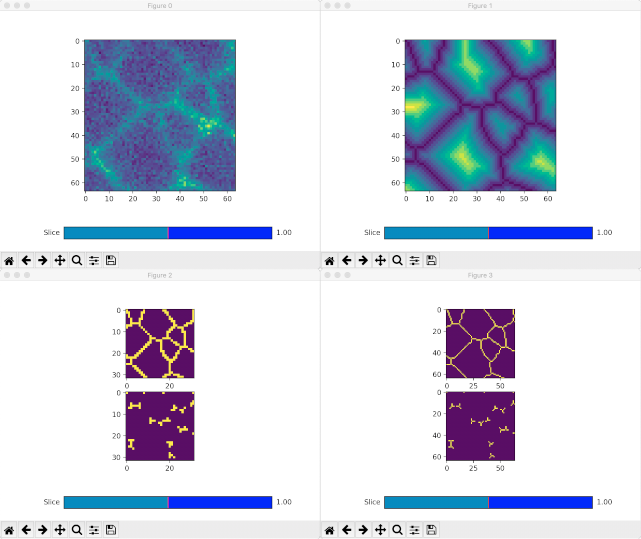
#> input picture src/unetsl/cerberus/images/inspection.png, 641 x 539 px; its folder holds only this picture in this run
$ python -i comparisons.py   (imports and definitions only)   (older library calls are emulated)
#> lines starting #> are read from the running program, lines starting #| are printed output that depends on the picture; after the words box and inside, x2 and y2 are one past the last pixel; in counts of white or black regions, pixels touching at a corner belong together
### src/unetsl/config.py
# -*- coding: utf-8 -*-

#Model config.

#Training config

import json
import pathlib


INPUT_SHAPE = "input shape"
KERNEL_SHAPE = "kernel shape"
POOLING_SHAPE = "pooling"


LEARNING_RATE = "initial learning rate"
SEGMENTATIONS = "segmentations"
OPTIMIZER = "optimizer"
LOSS_FUNCTION = "loss function"
STRIDE = "stride"
BATCH_SIZE = "batch size"
ACTIVATION = "activation"
MULTI_GPU = "multi-gpu"
CROP = "crop"
DATA_SOURCES = "data sources"
N_LABELS = "n labels"
DEPTH = "depth"
N_FILTERS = "n filters" #TODO sitch key name
ACTIVATION = "activation"
CONDENSER = "condenser"
VALIDATION_FRACTION = "validation fraction"
EPOCHS = "epochs"
SPATIAL_DROPOUT_RATE = "spatial dropout rate"
SAMPLES_TO_PREDICT = "samples to predict"
NORMALIZE_SAMPLES = "normalize samples"
#data source

#[[ '*', '*', '*', '*'], [ '*', '*', '*', '*' ]],

# [12 lines left out: function parseExtendedOptions, not called in this run]

def getDefaultTrainingConfig():
    dc = {
        LEARNING_RATE:0.000001,
        OPTIMIZER: "keras.optimizers.Adam",
        LOSS_FUNCTION:  "unetsl.model.sorensenDiceCoefLoss",
        STRIDE: (0, 3, 32, 32),
        BATCH_SIZE: 1,
        MULTI_GPU: False,
        SAMPLES_TO_PREDICT: [],
        NORMALIZE_SAMPLES: False,
        VALIDATION_FRACTION: 0.03125,
        EPOCHS : 2000
    }
    return dc

def getDefaultModelConfig():
    parameters = {
            INPUT_SHAPE : (1,3, 64, 64),
            KERNEL_SHAPE : (3, 3, 3),
            POOLING_SHAPE : (1, 2, 2),
            N_LABELS : 1,
            DEPTH : 3,
            N_FILTERS : 32,
            ACTIVATION : "sigmoid",
            SPATIAL_DROPOUT_RATE : 0.0625
        }
    return parameters

class ConfigurationTool:
    model_keys = set(k for k in getDefaultModelConfig())
    training_keys = set(k for k in getDefaultTrainingConfig())

    def __init__(self):
        self.data = dict()

    # [14 lines left out: functions __getitem__, __setitem__, get, not called in this run]

    def getTrainingKeys(self):
        pass
    def getModelKeys(self):
        pass
    def update(self, conf):
        for key in conf:
            self[key] = conf[key]
    def items(self):
        return self.data.items()
    # [10 lines left out: functions load, save, not called in this run]
    def keys(self):
        return self.data.keys()
    def updateWithExtendedOptions(self, extended_options):
        self.update(parseExtendedOptions(extended_options))

# [5 lines left out: function getDefaultConfigurationTool, not called in this run]

### src/unetsl/comparisons.py
# -*- coding: utf-8 -*-

import skimage, numpy
import imageio
import scipy.ndimage.filters as filters
import collections
import skimage.morphology
import skimage.filters
import re
import io

import unetsl.data

DEFAULT_CUTOFFS = ( 0.5, 0.8, 0.95)

point_kernel = numpy.array(
                        [
                            [ 1,  1,  1],
                            [ 1, 10,  1],
                            [ 1,  1,  1]
                        ] )

endpoint_kernel = numpy.array(
                        [
                            [ 1,  1,  1],
                            [ 1,  0,  1],
                            [ 1,  1,  1]
                        ] )


# [5 lines left out: function getEndPoints, not called in this run]

def non_fix(seg):
    return skimage.morphology.skeletonize(seg)*1.0

# [132 lines left out: functions easy_fix, getColor, postProcess, jaccardIndex, not called in this run]

def watershedFix(frame):
    thresh = (frame==0)*1

    #local_maxi = skimage.feature.peak_local_max(frame, indices=False, footprint=numpy.ones((5, 5)), labels=thresh)

    lbled = skimage.measure.label(thresh, background=0, connectivity=1)
    #print(lbled.shape, lbled.dtype)
    ws = skimage.morphology.watershed(-thresh, lbled)
    s = skimage.morphology.skeletonize(skimage.filters.sobel(ws)!=0)*1
    return s


# [201 lines left out: functions createJIImageComparison, getEpoch, compare, evaluateSkeleton, not called in this run]

>>> import cv2
>>> picture = cv2.imread('cerberus/images/inspection.png', cv2.IMREAD_GRAYSCALE)
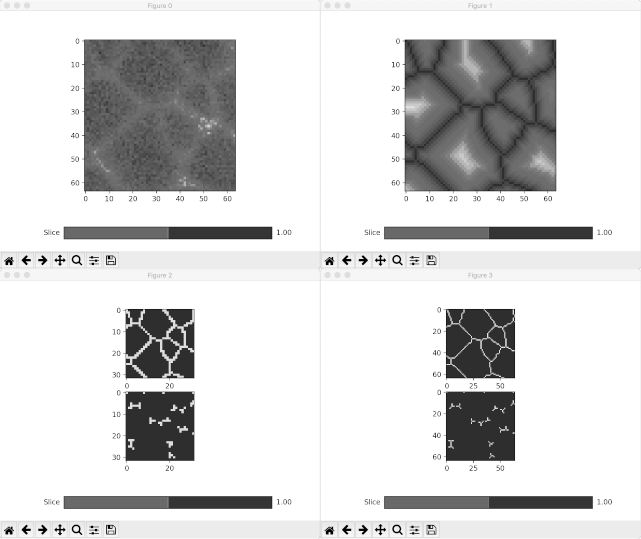
#> picture: shape (539, 641); min 0, max 255, mean 214.9
>>> result = watershedFix(picture)
#> in watershedFix, `thresh = (frame==0)*1`:
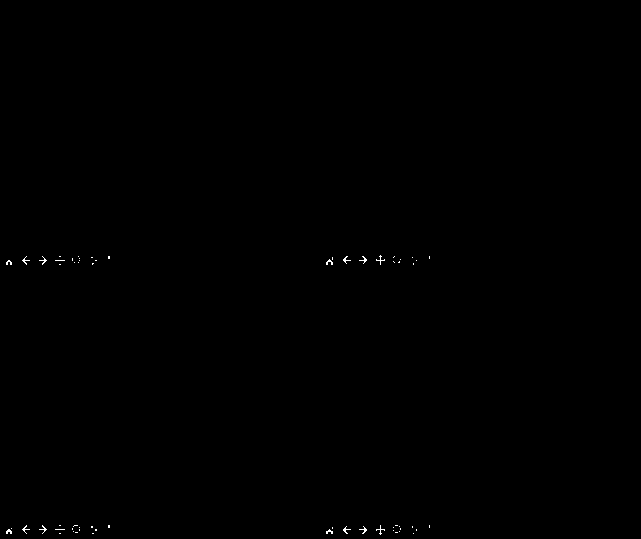
#> thresh: shape (539, 641) int64; values 0 (black) and 1 (white), 0.12% white in thin lines or dots, all inside (x1, y1, x2, y2) = (6, 255, 430, 535)
#> in watershedFix, `lbled = skimage.measure.label(thresh, background=0, connectivity=1)`: lbled: shape (539, 641) int64; 78 distinct labels, from 0 to 77
#> in watershedFix, `ws = skimage.morphology.watershed(-thresh, lbled)`:
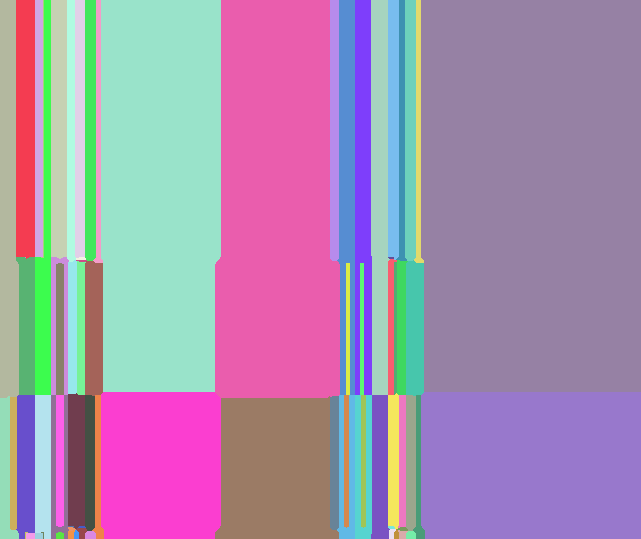
#> ws: shape (539, 641) int64; 77 distinct labels, from 1 to 77; one colour per label, 0 black
#> in watershedFix, `s = skimage.morphology.skeletonize(skimage.filters.sobel(ws)!=0)*1`:
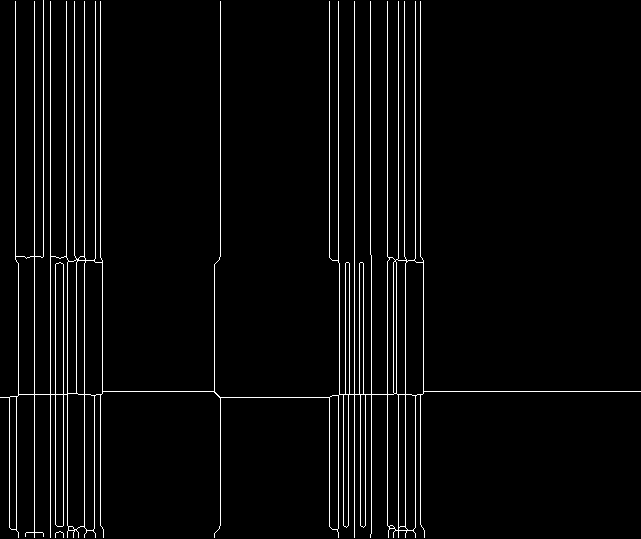
#> s: shape (539, 641) int64; values 0 (black) and 1 (white), 3.5% white in thin lines or dots
